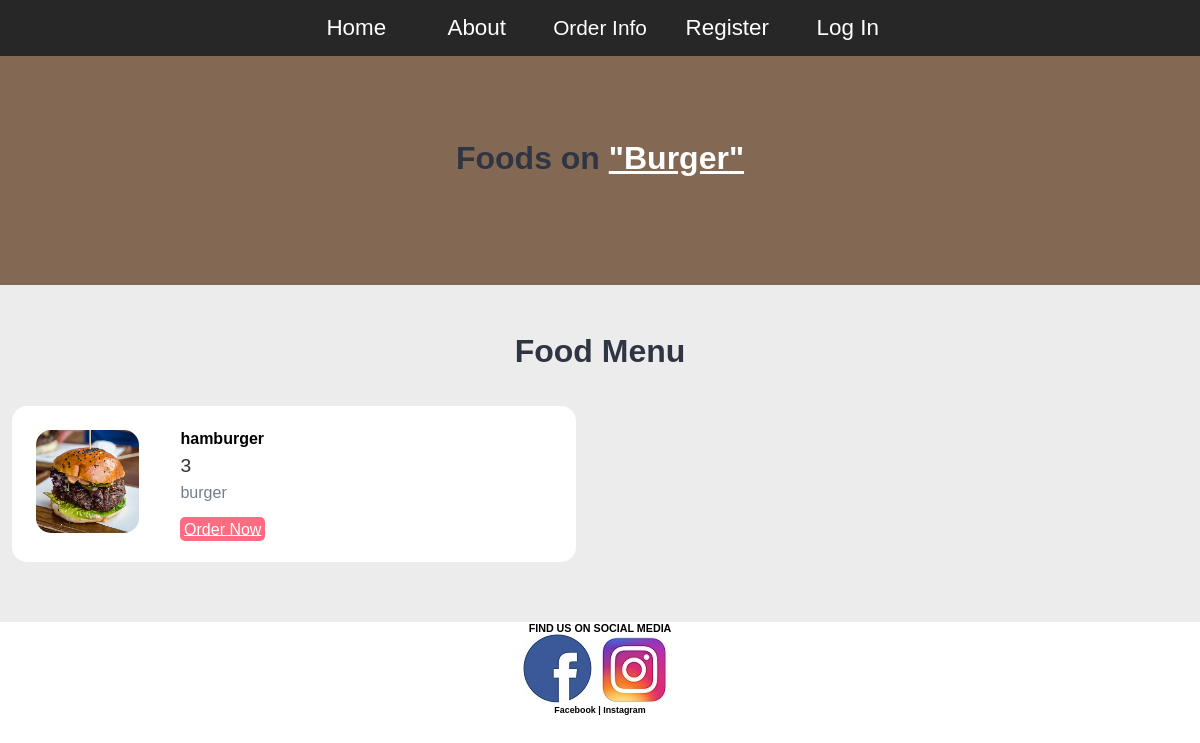
The page /category-foods.php?category_id=9 on the database its author committed.
### tables this page shows
CREATE TABLE `tbl_category` (
  `id` int(10) UNSIGNED NOT NULL,
  `title` varchar(100) NOT NULL,
  `image_name` varchar(255) NOT NULL,
  `featured` varchar(10) NOT NULL,
  `active` varchar(10) NOT NULL
);

CREATE TABLE `tbl_food` (
  `id` int(10) UNSIGNED NOT NULL,
  `title` varchar(100) NOT NULL,
  `description` text NOT NULL,
  `price` decimal(10,0) NOT NULL,
  `image_name` varchar(255) NOT NULL,
  `category_id` int(11) UNSIGNED NOT NULL,
  `featured` varchar(10) NOT NULL,
  `active` varchar(10) NOT NULL
);

### category-foods.php (the view, shortened to what this page needs)
<?php include('config/constants.php');?>
<?php
    if(isset($_GET['category_id'])){
        $category_id = $_GET['category_id'];
        $sql = "SELECT title FROM tbl_category WHERE id=$category_id";
        $res = mysqli_query($conn, $sql);
        $row = mysqli_fetch_assoc($res);
        $category_title =$row['title'];
    }
    else{
        header('location:'.SITEURL.'categories.php');
    }
?>
<!DOCTYPE html>
<html>
    <head>
        <link href="CSS/orderstyle.css" rel="stylesheet" />
    </head>
    <body>
        <header>
            <nav>
                <ul>
                    <li class="home"> <a href="<?php echo SITEURL; ?>index.php" >  Home</a></li>
                    <li class="about"><a href="<?php echo SITEURL; ?>about.php">About</a></li>
                    <div class="dropdown">
                        <button class="dropbtn"><a class="active" href="Pizza.html"></a>Order Info</button>
                        </div>
                    <li class="register"><a href="register.html">Register</a></li>
                    <li class="register"><a href="login.html">Log In</a></li>
                </ul>
            </nav>
        </header>
<section class="food-search text-center">
    <div class="container">
        <h2>Foods on <a href="#" class="text-white">"<?php echo $category_title; ?>"</a></h2>
    </div>
</section>
    <section class="food-menu">
        <div class="container">
            <h2 class="text-center">Food Menu</h2>
            <?php
            $sql2= "SELECT * FROM tbl_food WHERE category_id = $category_id";
            $res2 = mysqli_query($conn, $sql2);
            $count2 = mysqli_num_rows($res2);
            if($count2 > 0){
                while($row2 =mysqli_fetch_assoc($res2)){
                    $title = $row2['title'];
                    $price = $row2['price'];
                    $description = $row2['description'];
                    $image_name = $row2['image_name'];
                    ?>
                   <div class="food-menu-box">
                      <div class="food-menu-img">
                        <?php
                            if($image_name == ""){
                                echo "<div class = 'error'>Image Not Available </div>";
                            }
                            else{
                                ?>
                                    <img src="<?php echo SITEURL;?>images/food/<?php echo $image_name ;?>" alt="Chicke Hawain Pizza" class="img-responsive img-curve">
                                <?php
                            }
                        ?>
                      </div>
                       <div class="food-menu-desc">
                       <h4><?php echo $title ;?></h4>
                        <p class="food-price"><?php echo $price; ?></p>
                        <p class="food-detail">
                            <?php echo $description; ?>
                         </p>
                         <br>
                         <a href="#" class="btn btn-primary">Order Now</a>
                          </div>
                    </div>
                    <?php
                }
            }
            else{
                echo "<div class ='error'>Food Not Available !</div>";
            }
            ?>
        </div>
    </section>
            <footer>
                <div>
                    <h6 style="text-align: center; ">FIND US ON SOCIAL MEDIA<h6>
                        <div class="center">
                            <a href="https://www.facebook.com/" target="_blank"><img src="images/fb_original.jpg" alt="facebook" /></a>
                            <a href="https:/www.instagram.com/" target="_blank"><img src="images/insta.jpg" alt="instagram" /></a>
                            <h5 style="text-align: center; ">Facebook           |         Instagram<h5>
                </div>
            </footer>
    </body>
</html>

### CSS/orderstyle.css (style rules this page uses)
* { margin:0; padding:0 ; font-family: Arial, Helvetica, sans-serif; }
body { margin: 0; padding: 0; background-color:white; }
p { font-family:Arial,sans-serif; font-size:22px; color:#303030 }
.food-search { background-image: url(../images/brown.jpg); background-size: cover; background-repeat: no-repeat; background-position: center; padding: 7% 0; }
.img-responsive { width: 100%; }
.img-curve { border-radius: 15px; }
.text-center { text-align: center; }
.text-white { color: white; }
.btn { padding: 1%; border: none; font-size: 1rem; border-radius: 5px; }
.btn-primary { background-color: #ff6b81; color: white; cursor: pointer; }
h2 { color: #2f3542; font-size: 2rem; margin-bottom: 2%; }
.food-menu { background-color: #ececec; padding: 4% 0; }
.food-menu-box { width: 43%; margin: 1%; padding: 2%; float: left; background-color: white; border-radius: 15px; }
.food-menu-img { width: 20%; float: left; }
.food-menu-desc { width: 70%; float: left; margin-left: 8%; }
.food-price { font-size: 1.2rem; margin: 2% 0; }
.food-detail { font-size: 1rem; color: #747d8c; }
nav ul { list-style: none; background-color: #272727; text-align: center; padding: 0; margin: 0; }
nav li { font-family: Arial,sans-serif; font-size: 1.2em; line-height: 40px; height: 40px; border-bottom: 1px solid #888; }
nav a { text-decoration: none; color: #fff; display: block; transition: .3s background-color; }
.center { text-align: center; }
@media screen and (min-width: 600px) { nav li { width: 120px; border-bottom: none; height: 50px; line-height: 50px; font-size: 1.4em; } }
@media screen and (min-width: 600px) { nav li { display: inline-block; margin-right: -4px; } }
@media screen and (min-width: 600px) { .dropbtn { background-color: #272727; color: white; padding: 16px; font-family:Arial,sans-serif; font-size: 1.3em; border: none; cursor: pointer; } }
@media screen and (min-width: 600px) { .dropdown { position: relative; display: inline-block; } }

### rows shown on the page
tbl_category: title "Burger"
tbl_food: image_name (picture), title "hamburger", price "3", description "burger"
